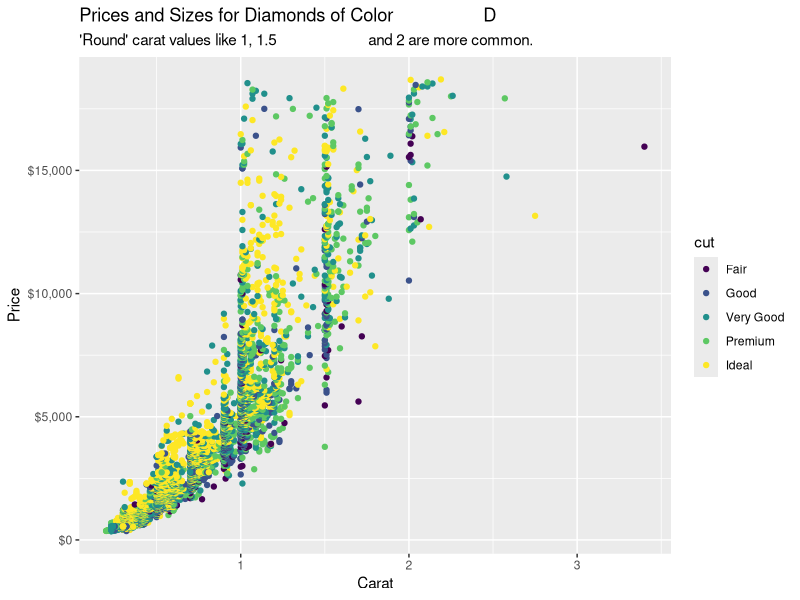

R code for this plot:
## ---- chunk 1
#| message: false
#| label: setup
library(tidyverse)
## ---- chunk 2
#| label: diamonds-plot
diamonds|> 
  filter(z != 0) |>
  filter(color == "D") |>
  ggplot(aes(x = carat, y = price, color = cut)) +
   geom_point() +
   scale_y_continuous(labels = scales::dollar) +
   labs(title = "Prices and Sizes for Diamonds of Color                  D",
        subtitle = "'Round' carat values like 1, 1.5                       and 2 are more common.",
        x = "Carat",
        y = "Price")
